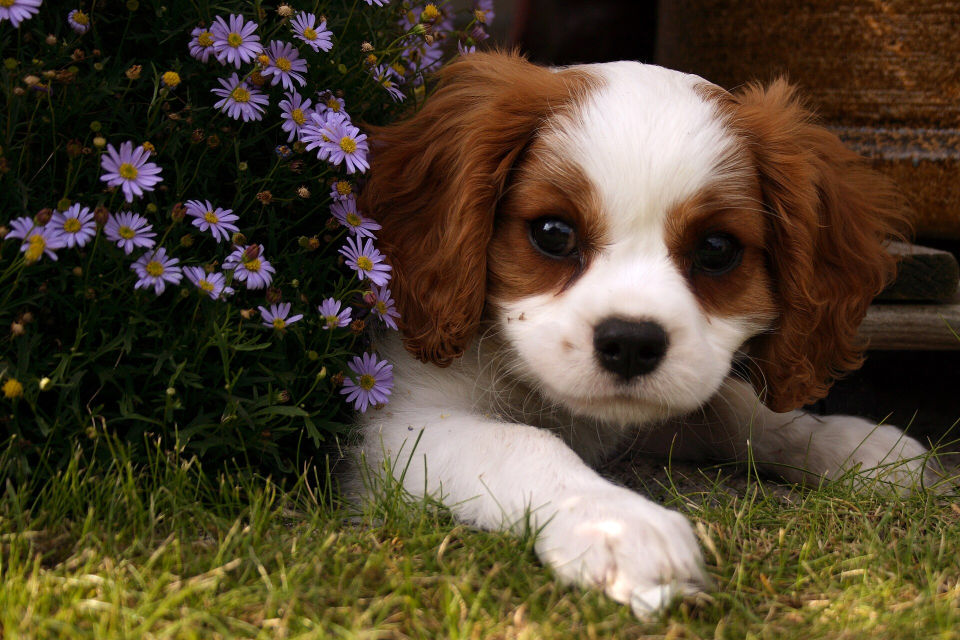
#> input picture data/Cute_dog.jpg, 1920 x 1280 px, found by its file name (shown at 1/2 size)
$ jupyter execute --allow-errors Lab1_ImageBasics.ipynb
#> lines starting #> are read from the running program, lines starting #| are printed output that depends on the picture
# Image Basics

This short tutorial introduces images as data. You will need this foundation for everything else in the course — and for your project.

There is nothing to fill in. Read through each section, run the code, and make sure you understand the output before moving on. The whole thing should take about 30 minutes.

**What you will learn:**
- What a digital image actually is (a numpy array)
- What colour channels are and why they matter
- How pixel values are represented and why the range matters
- How to load, display, and do basic operations on images
- What colour spaces are and when to use them

## Setup

[cell 1]
import cv2
import numpy as np
import matplotlib.pyplot as plt

# Download a sample image to work with
import urllib.request
url = 'https://raw.githubusercontent.com/klaverhenrik/Deep-Learning-for-Visual-Recognition-2026/main/data/Cute_dog.jpg'
urllib.request.urlretrieve(url, 'dog.jpg')
print('Image downloaded.')

## 1. An image is a numpy array

A digital image is just a grid of numbers. Each number represents the brightness
of one pixel. For a colour image, there are three grids stacked together — one
for each colour channel (more on this in section 2).

Let's load an image and look at its structure.

[cell 2]
# Load the image using OpenCV
img = cv2.imread('dog.jpg')
#> img is the input picture: shape (1280, 1920, 3); mean B, G, R 47.9, 67.4, 80.5

# What type of object is it?
print(f'Type:  {type(img)}')
#| Type:  <class 'numpy.ndarray'>

# What is its shape?
print(f'Shape: {img.shape}')   # (height, width, channels)
#| Shape: (1280, 1920, 3)

# What data type are the pixel values?
print(f'Dtype: {img.dtype}')   # uint8 = unsigned 8-bit integer
#| Dtype: uint8

# What is the range of pixel values?
print(f'Min pixel value: {img.min()}')
#| Min pixel value: 0
print(f'Max pixel value: {img.max()}')
#| Max pixel value: 255

The shape `(height, width, 3)` tells us this is a colour image with 3 channels.
The dtype `uint8` means pixel values are integers in the range **0 to 255**.

This 0–255 range is the standard for images stored on disk. However, neural networks
expect values in a different range — typically **0 to 1** or **-1 to 1**.
Converting between these ranges is called **normalisation**, and we will do it
every time we feed images into a model.

Let's look at the actual pixel values:

[cell 3]
# Print the pixel values in the top-left 5x5 region of the image
# Each pixel has 3 values — one per colour channel
print('Top-left 5x5 pixels (each row is one pixel, each column is one channel):')
print(img[:5, :5, :])   # [rows, columns, channels]
#> (printed output is left out)

## 2. Colour channels

A colour image has three channels: **Red**, **Green**, and **Blue** (RGB).
Each channel is a 2D grid of values representing the intensity of that colour
at each pixel position.

**Important:** OpenCV loads images in **BGR** order (Blue, Green, Red) —
the reverse of the standard RGB order used by most other libraries, including
matplotlib and PyTorch. This is a common source of bugs: if you load with OpenCV
and display with matplotlib without converting, the colours will look wrong.

[cell 4]
# Display the image loaded directly with OpenCV (BGR order)
# Notice that the colours look wrong — reds appear blue and vice versa
plt.figure(figsize=(12, 4))

plt.subplot(1, 2, 1)
plt.imshow(img)   # matplotlib expects RGB, but img is BGR
plt.title('Loaded with OpenCV, displayed as-is\n(colours are wrong)')
plt.axis('off')

# Convert from BGR to RGB before displaying
img_rgb = cv2.cvtColor(img, cv2.COLOR_BGR2RGB)

plt.subplot(1, 2, 2)
plt.imshow(img_rgb)   # now correct
plt.title('After converting BGR → RGB\n(colours are correct)')
plt.axis('off')

plt.tight_layout()
plt.show()

print('Rule: always convert BGR → RGB before displaying with matplotlib.')

[cell 5]
# Let's look at the three channels separately
# Remember: img is BGR, so channel 0 = Blue, 1 = Green, 2 = Red
b_channel = img[:, :, 0]   # Blue
g_channel = img[:, :, 1]   # Green
r_channel = img[:, :, 2]   # Red
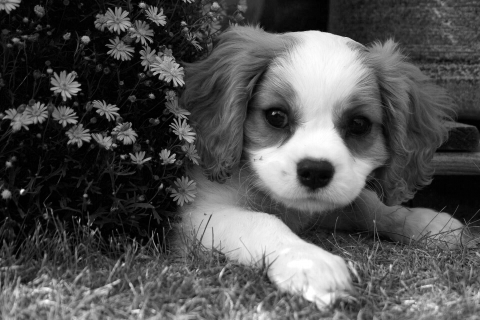
#> r_channel: shape (1280, 1920) (shown at 1/4 size); min 0, max 255, mean 80.5

fig, axes = plt.subplots(1, 4, figsize=(16, 4))

axes[0].imshow(img_rgb)
axes[0].set_title('Original (RGB)')
axes[0].axis('off')

axes[1].imshow(r_channel, cmap='Reds')
axes[1].set_title('Red channel')
axes[1].axis('off')

axes[2].imshow(g_channel, cmap='Greens')
axes[2].set_title('Green channel')
axes[2].axis('off')

axes[3].imshow(b_channel, cmap='Blues')
axes[3].set_title('Blue channel')
axes[3].axis('off')

plt.suptitle('Each colour channel is a 2D grid of values (0–255)', fontsize=12)
plt.tight_layout()
plt.show()

print(f'Shape of one channel: {r_channel.shape}')   # (height, width) — no channel dimension
#| Shape of one channel: (1280, 1920)

## 3. Grayscale images

A grayscale image has only one channel — just brightness, no colour information.
It has shape `(height, width)` rather than `(height, width, 3)`.

Many image processing operations are easier to understand in grayscale, and some
models expect grayscale input (e.g. models trained on medical images or documents).

[cell 6]
# Convert to grayscale
img_gray = cv2.cvtColor(img, cv2.COLOR_BGR2GRAY)

print(f'Colour image shape:    {img.shape}')       # (H, W, 3)
#| Colour image shape:    (1280, 1920, 3)
print(f'Grayscale image shape: {img_gray.shape}')  # (H, W)
#| Grayscale image shape: (1280, 1920)

plt.figure(figsize=(10, 4))

plt.subplot(1, 2, 1)
plt.imshow(img_rgb)
plt.title('Colour (RGB)')
plt.axis('off')

plt.subplot(1, 2, 2)
plt.imshow(img_gray, cmap='gray')   # cmap='gray' is important for single-channel images
plt.title('Grayscale')
plt.axis('off')

plt.tight_layout()
plt.show()

## 4. Pixel value ranges and normalisation

Images on disk use integer values from **0 to 255** (`uint8`).
Neural networks work much better with floating point values in a smaller range.

There are two common normalisation conventions you will encounter:

| Convention | Range | When used |
|---|---|---|
| Divide by 255 | 0.0 to 1.0 | General purpose |
| ImageNet normalisation | ~-2.1 to ~2.6 | Pretrained models (ResNet, ViT, etc.) |

The ImageNet normalisation subtracts the mean and divides by the standard deviation
of the ImageNet dataset — this is what `torchvision.transforms.Normalize` does,
and it's what we used in the Lab 5 training pipeline.

[cell 7]
# Original: uint8, range 0–255
print(f'Original dtype:  {img.dtype}')
#| Original dtype:  uint8
print(f'Original range:  {img.min()} – {img.max()}')
#| Original range:  0 – 255

# Convert to float and normalise to 0–1
img_float = img_rgb.astype(np.float32) / 255.0
print(f'\nNormalised dtype:  {img_float.dtype}')
#| Normalised dtype:  float32
print(f'Normalised range:  {img_float.min():.3f} – {img_float.max():.3f}')
#| Normalised range:  0.000 – 1.000

# ImageNet normalisation (what torchvision.transforms.Normalize does)
mean = np.array([0.485, 0.456, 0.406])
std  = np.array([0.229, 0.224, 0.225])
img_imagenet = (img_float - mean) / std
print(f'\nImageNet normalised range:  {img_imagenet.min():.3f} – {img_imagenet.max():.3f}')
#| ImageNet normalised range:  -2.118 – 2.640

# Important: you cannot display an ImageNet-normalised image directly
# You must reverse the normalisation first (this is what denormalise() does in Lab 5)

## 5. Basic image operations

Because images are numpy arrays, you can do anything to them that you can do
to a numpy array. Here are the operations you will use most often in your project.

[cell 8]
# --- Resizing ---
# Neural networks require all images to be the same size.
# Resizing is almost always the first preprocessing step.

img_small  = cv2.resize(img_rgb, (64, 64))    # resize to 64x64
img_medium = cv2.resize(img_rgb, (224, 224))  # resize to 224x224 (standard for ImageNet models)
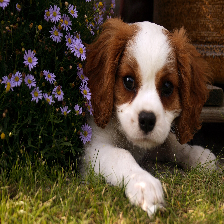
#> img_medium: shape (224, 224, 3); mean R, G, B 80.5, 67.3, 47.9

print(f'Original size: {img_rgb.shape}')
#| Original size: (1280, 1920, 3)
print(f'Resized 64x64: {img_small.shape}')
#| Resized 64x64: (64, 64, 3)
print(f'Resized 224x224: {img_medium.shape}')
#| Resized 224x224: (224, 224, 3)

fig, axes = plt.subplots(1, 3, figsize=(12, 4))
for ax, image, title in zip(axes,
                             [img_rgb, img_small, img_medium],
                             ['Original', '64x64', '224x224']):
    ax.imshow(image)
    ax.set_title(f'{title}\n{image.shape[0]}x{image.shape[1]}')
    ax.axis('off')
#> this loop made 3 passes
#> title on passes 1 to 3: 'Original', '64x64', '224x224'
plt.tight_layout()
plt.show()

[cell 9]
# --- Cropping ---
# Cropping is just numpy array slicing: img[row_start:row_end, col_start:col_end]
# Remember: the first axis is rows (height), the second is columns (width)

h, w = img_rgb.shape[:2]

# Crop the centre of the image
centre_crop = img_rgb[h//4 : 3*h//4,
                       w//4 : 3*w//4]
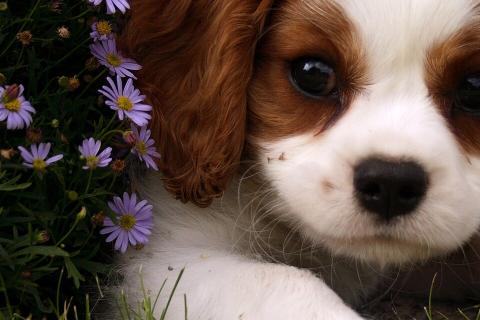
#> centre_crop: shape (640, 960, 3) (shown at 1/2 size); mean R, G, B 95.2, 79.2, 70

# Crop the top-left quadrant
top_left = img_rgb[:h//2, :w//2]
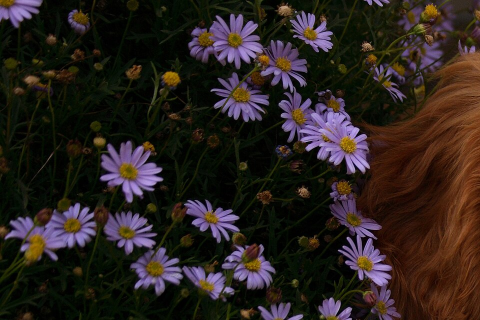
#> top_left: shape (640, 960, 3) (shown at 1/2 size); mean R, G, B 42.8, 33.7, 29.8

fig, axes = plt.subplots(1, 3, figsize=(12, 4))
for ax, image, title in zip(axes,
                             [img_rgb, centre_crop, top_left],
                             ['Original', 'Centre crop', 'Top-left quadrant']):
    ax.imshow(image)
    ax.set_title(f'{title}\n{image.shape[0]}x{image.shape[1]}')
    ax.axis('off')
#> this loop made 3 passes
plt.tight_layout()
plt.show()

[cell 10]
# --- Flipping ---
# Horizontal flipping is the most common data augmentation technique.
# It doubles your effective dataset size for free.

img_flipped_h = cv2.flip(img_rgb, 1)   # 1 = horizontal flip
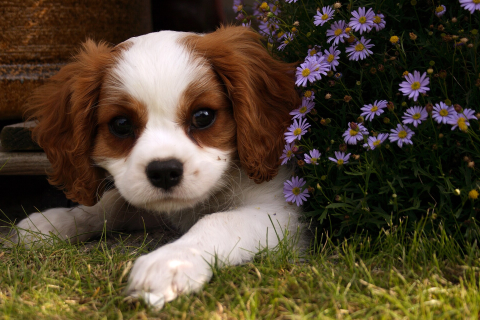
#> img_flipped_h: shape (1280, 1920, 3) (shown at 1/4 size); mean R, G, B 80.5, 67.4, 47.9
img_flipped_v = cv2.flip(img_rgb, 0)   # 0 = vertical flip
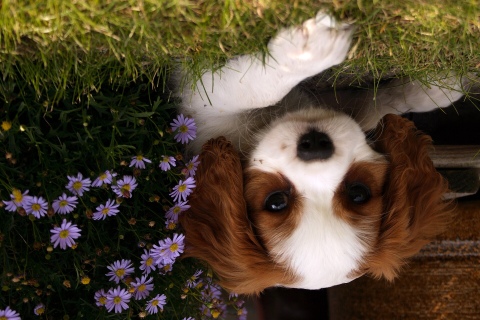
#> img_flipped_v: shape (1280, 1920, 3) (shown at 1/4 size); mean R, G, B 80.5, 67.4, 47.9

fig, axes = plt.subplots(1, 3, figsize=(12, 4))
for ax, image, title in zip(axes,
                             [img_rgb, img_flipped_h, img_flipped_v],
                             ['Original', 'Horizontal flip', 'Vertical flip']):
    ax.imshow(image)
    ax.set_title(title)
    ax.axis('off')
#> this loop made 3 passes
plt.tight_layout()
plt.show()

## 6. Colour spaces

RGB is not the only way to represent colour. Different colour spaces separate
colour information in different ways, which can be useful for different tasks.

The two most useful alternatives to RGB are:

**HSV (Hue, Saturation, Value)**
Separates the colour itself (hue) from how vivid it is (saturation) and how bright
it is (value). Useful when you want to detect or filter by colour regardless of lighting.

**LAB (Lightness, A, B)**
Separates brightness (L) from colour (A and B channels). Designed to match human
colour perception. Often used in medical imaging and style transfer.

[cell 11]
# Convert to HSV and LAB
img_hsv = cv2.cvtColor(img, cv2.COLOR_BGR2HSV)
#> img_hsv: shape (1280, 1920, 3); mean H, S, V 34, 151.8, 83
img_lab = cv2.cvtColor(img, cv2.COLOR_BGR2LAB)
#> img_lab: shape (1280, 1920, 3); mean of channels 0, 1, 2 72.6, 131.3, 141

fig, axes = plt.subplots(3, 4, figsize=(16, 12))

# Row 1: RGB
axes[0, 0].imshow(img_rgb)
axes[0, 0].set_title('RGB')
for i, (ch, name) in enumerate(zip(cv2.split(img_rgb), ['R', 'G', 'B'])):
    axes[0, i+1].imshow(ch, cmap='gray')
    axes[0, i+1].set_title(f'RGB — {name} channel')
#> this loop made 3 passes

# Row 2: HSV
axes[1, 0].imshow(cv2.cvtColor(img_hsv, cv2.COLOR_HSV2RGB))
axes[1, 0].set_title('HSV (converted back for display)')
for i, (ch, name) in enumerate(zip(cv2.split(img_hsv), ['Hue', 'Saturation', 'Value'])):
    axes[1, i+1].imshow(ch, cmap='gray')
    axes[1, i+1].set_title(f'HSV — {name}')
#> this loop made 3 passes

# Row 3: LAB
axes[2, 0].imshow(cv2.cvtColor(img_lab, cv2.COLOR_LAB2RGB))
axes[2, 0].set_title('LAB (converted back for display)')
for i, (ch, name) in enumerate(zip(cv2.split(img_lab), ['L (Lightness)', 'A (green–red)', 'B (blue–yellow)'])):
    axes[2, i+1].imshow(ch, cmap='gray')
    axes[2, i+1].set_title(f'LAB — {name}')
#> this loop made 3 passes

for ax in axes.flat:
    ax.axis('off')

plt.suptitle('Three colour spaces and their channels', fontsize=13)
plt.tight_layout()
plt.show()
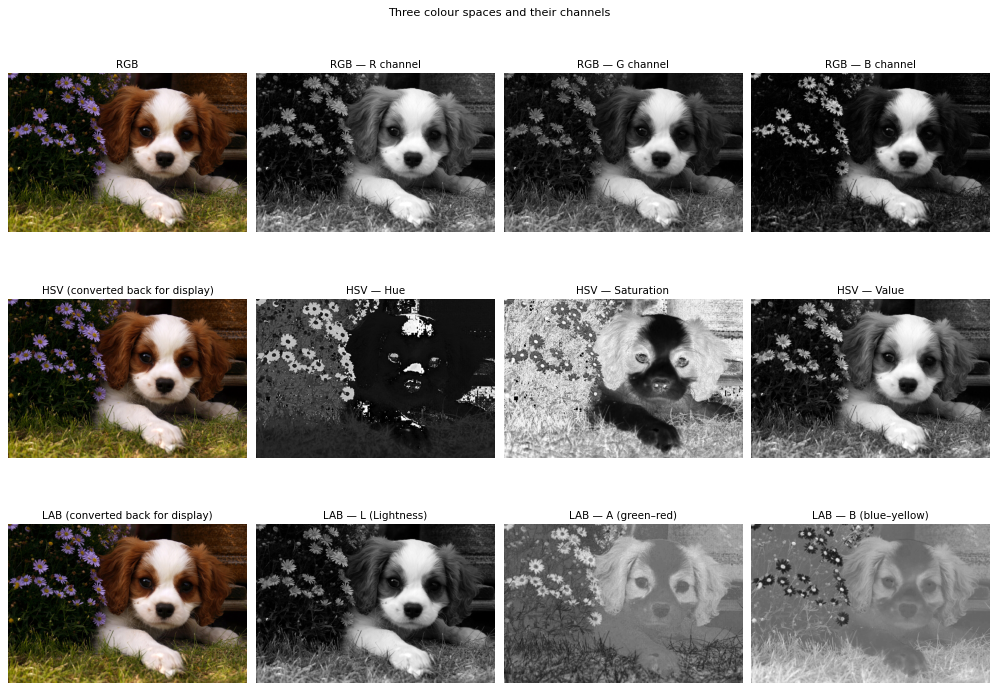
#> figure drawn by matplotlib, 12 panels

$ run again, with data/1280px-Camponotus_flavomarginatus_ant.jpg copied over data/Cute_dog.jpg
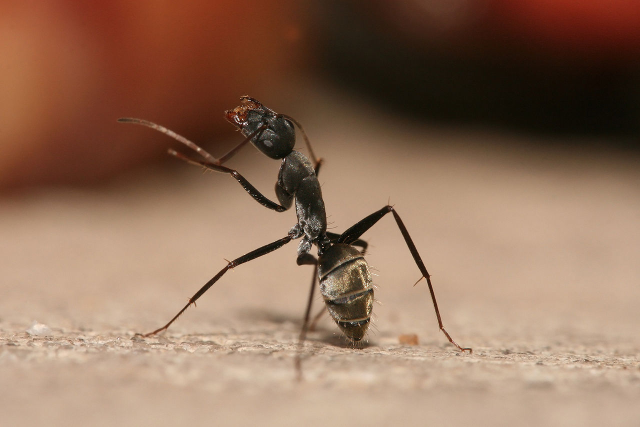
#> input picture data/1280px-Camponotus_flavomarginatus_ant.jpg, 1280 x 853 px, found by its file name (shown at 1/2 size)
#> img is the input picture: shape (853, 1280, 3); mean B, G, R 91.1, 112.7, 145.6
#| Type:  <class 'numpy.ndarray'>
#| Shape: (853, 1280, 3)
#| Dtype: uint8
#| Min pixel value: 0
#| Max pixel value: 255
#> (printed output is left out)
#| Shape of one channel: (853, 1280)
#| Colour image shape:    (853, 1280, 3)
#| Grayscale image shape: (853, 1280)
#| Original dtype:  uint8
#| Original range:  0 – 255
#| Normalised dtype:  float32
#| Normalised range:  0.000 – 1.000
#| ImageNet normalised range:  -2.118 – 2.640
#| Original size: (853, 1280, 3)
#| Resized 64x64: (64, 64, 3)
#| Resized 224x224: (224, 224, 3)
#> the loop `for ax, image, title in zip(axes, [img_rgb, img_small, img_medium], ['..` made 3 passes
#> title on passes 1 to 3: 'Original', '64x64', '224x224'
#> `top_left = img_rgb[:h//2, :w//2]`:
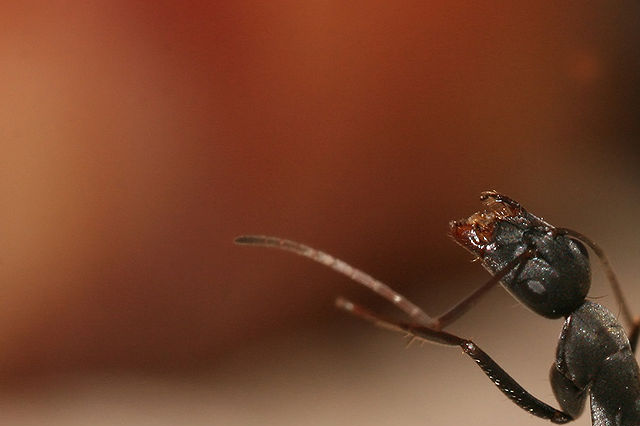
#> top_left: shape (426, 640, 3); mean R, G, B 116.1, 64.6, 41.4
#> the loop `for ax, image, title in zip(axes, [img_rgb, centre_crop, top_left], ['..` made 3 passes
#> `img_flipped_v = cv2.flip(img_rgb, 0)`:
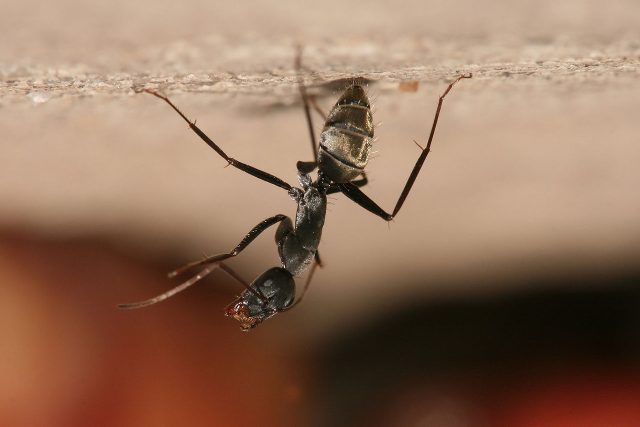
#> img_flipped_v: shape (853, 1280, 3) (shown at 1/2 size); mean R, G, B 145.6, 112.7, 91.1
#> the loop `for ax, image, title in zip(axes, [img_rgb, img_flipped_h, img_flipped..` made 3 passes
#> img_hsv: shape (853, 1280, 3); mean H, S, V 13.1, 113.7, 145.6
#> img_lab: shape (853, 1280, 3); mean of channels 0, 1, 2 125.7, 138.3, 145.3
#> the loop `for i, (ch, name) in enumerate(zip(cv2.split(img_rgb), ['R', 'G', 'B']..` made 3 passes
#> the loop `for i, (ch, name) in enumerate(zip(cv2.split(img_hsv), ['Hue', 'Satura..` made 3 passes
#> the loop `for i, (ch, name) in enumerate(zip(cv2.split(img_lab), ['L (Lightness)..` made 3 passes
